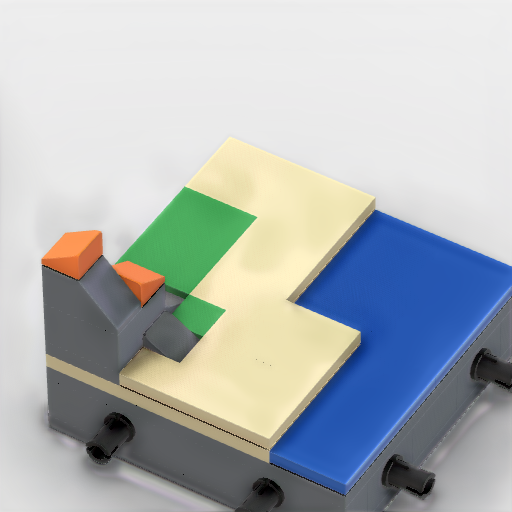
#> input picture data/neuralshade/nstest/expected.png, 512 x 512 px
$ python -i booklet_vision.py   (imports and definitions only)
#> lines starting #> are read from the running program, lines starting #| are printed output that depends on the picture; after the words box and inside, x2 and y2 are one past the last pixel; in counts of white or black regions, pixels touching at a corner belong together
### python/brickheadz/instruction_place.py
"""Instruction step-image -> 3D placement (research prototype).

The goal: reconstruct a model's per-piece grid poses from a LEGO instruction
booklet, for sets that have no MPD. Nothing here is trained; it is
analysis-by-synthesis (inverse rendering) plus discrete search, grounded in
orthographic axonometric projection.

Math
----
LEGO instructions are drawn with an orthographic (axonometric) camera. A world
point p (LDraw: x right, y down, z front) is viewed through a rotation

    R = Rx(pitch) @ Ry(yaw)

and projected to the image plane with a uniform scale s and offset o:

    u = s * (R p)_x + o_x
    v = s * (R p)_y + o_y          # screen v grows downward; up is -y
    depth = (R p)_z

A part is a set of part-space vertices; a placement is a 4x4 affine M, so world
vertices are M @ v. Its silhouette is the convex hull of the projected vertices
(a convex approximation that keeps this fast and is adequate for block parts).

Placement of a part is:  argmin_{pose}  cost(pose)
  cost = w_c * colourMismatch + w_s * (1 - silhouetteIoU)
         + collisionPenalty + supportPenalty
searched over grid poses (x, z, y from support, rot in {0,90,180,270}).

Status (measured on BrickHeadz 41600 Aquaman, OMR as ground truth)
-------------------------------------------------------------------
- camera + convex-hull renderer: working.
- calibration by silhouette IoU against the booklet step photo: best ~0.30 at
  (yaw 10, pitch 25). The renderer is sound; the STEP-IMAGE preprocessing
  (tight crop / background & outline removal / per-step camera fit) is not yet
  good enough for reliable placement. This is the next work item, not a
  reason to trust a from-images assembly yet.
"""
from __future__ import annotations

import math
import itertools
from dataclasses import dataclass

import numpy as np

# ---------------------------------------------------------------- camera -----


# [5 lines left out: function rotation, not called in this run]


@dataclass
class Camera:
    yaw: float = 30.0
    pitch: float = 25.0
    scale: float = 1.0
    ox: float = 0.0
    oy: float = 0.0
    screen_y: int = 1  # LDraw +y and image +v both point down; -1 reads legacy synthetic cameras.

    @property
    def r(self) -> np.ndarray:
        return rotation(self.yaw, self.pitch)

    # [110 lines left out: functions project, fit_camera, part_vertices, plane_hull, fill_polygon, render and 2 more, not called in this run]


def iou(a: np.ndarray, b: np.ndarray) -> float:
    return float((a & b).sum()) / max(1, int((a | b).sum()))


# [11 lines left out: function calibrate, not called in this run]


# ------------------------------------------- analysis-by-synthesis solver ----

BACKGROUND = (211, 236, 247)
BUILT_GREY = (150, 150, 150)


def world_points(lib, part: str, matrix: np.ndarray) -> np.ndarray:
    v = part_vertices(lib, part)
    return v @ matrix[:3, :3].T + matrix[:3, 3]


# [66 lines left out: functions _erode, components, render_pieces, colour_mask, not called in this run]


def _rotations24():
    rots = []
    for perm in itertools.permutations(range(3)):
        for signs in itertools.product((1, -1), repeat=3):
            M = np.zeros((3, 3))
            for i, (p, s) in enumerate(zip(perm, signs)):
                M[i, p] = s
            if round(float(np.linalg.det(M))) == 1 and not any(np.allclose(M, X) for X in rots):
                rots.append(M)
    return rots


# All 24 axis-aligned orientations of a cube (covers studs-up *and* SNOT).
CUBE_ROTATIONS = _rotations24()


# [152 lines left out: functions grid_matrix, cells_of, solve_xz, place_part, reconstruct_step, not called in this run]

### python/brickheadz/booklet_vision.py
"""Measured reconstruction of small, studs-up instruction sequences.

Uses real image stud centres, arrow tips, and LDraw polygon silhouettes. No
reference model or target poses are accepted by the inference API. This is a
limited plate/tile experiment, not an arbitrary instruction interpreter.
Install the optional ``vision`` extra to run it.
"""
from __future__ import annotations
from dataclasses import dataclass
from itertools import combinations
from functools import lru_cache
import math

import cv2
import numpy as np
from scipy.optimize import least_squares
from scipy.spatial.distance import cdist

from brickheadz.instruction_place import Camera, grid_matrix
from brickheadz.parts import info, body_aabb


@dataclass
class Observation:
    rgb: np.ndarray
    foreground: np.ndarray
    studs: np.ndarray  # x,y,major,minor
    arrows: np.ndarray  # receiving-stud positions
    arrow_directions: np.ndarray | None = None  # image unit vectors; NaN means unknown


def observe(rgb):
    rgb=np.asarray(rgb,np.uint8)
    bg=np.median(np.array([rgb[0,0],rgb[0,-1],rgb[-1,0],rgb[-1,-1]]),axis=0)
#> bg = [232.5, 232, 232]
    foreground=np.linalg.norm(rgb.astype(float)-bg,axis=2)>35
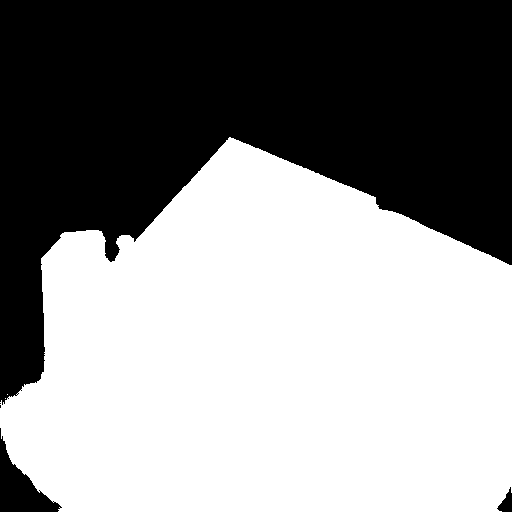
#> foreground: shape (512, 512) bool; 56% white; 5 black regions (2 under 20 px), largest, box (x1, y1, x2, y2) and area: (0, 0, 512, 405) 113044, (0, 428, 62, 512) 2035, (497, 487, 512, 512) 200
    if foreground.sum()<50:raise ValueError("No usable model drawing in the image")
    big=cv2.resize(rgb,None,fx=3,fy=3,interpolation=cv2.INTER_CUBIC)
    saturation=big.max(2).astype(np.int16)-big.min(2)
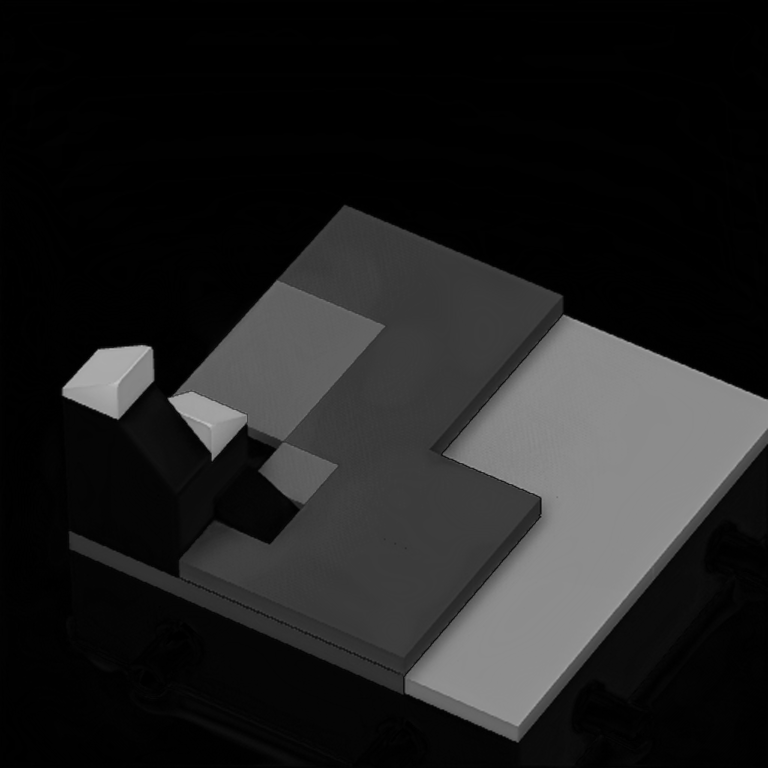
#> saturation: shape (1536, 1536) int16 (shown at 1/2 size); min 0, max 195, mean 32.2
    colour=((saturation>100)&(big.max(2)>140)).astype(np.uint8)*255
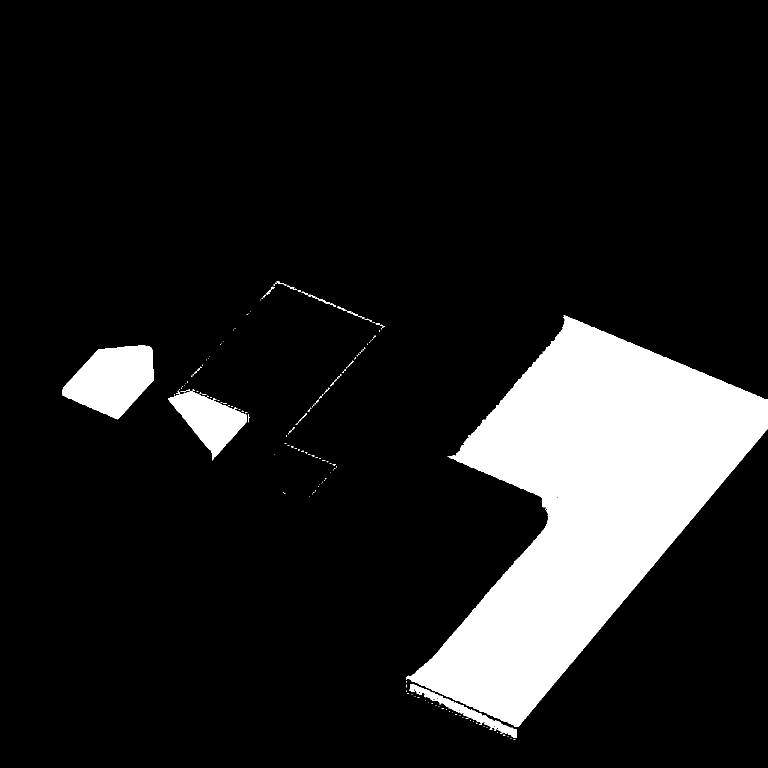
#> colour: shape (1536, 1536) (shown at 1/2 size); 12.6% white; 186 white regions (167 under 20 px), largest, box (x1, y1, x2, y2) and area: (812, 631, 1536, 1454) 265499, (125, 690, 307, 839) 17734, (337, 783, 494, 921) 10154
    edges=cv2.Canny(big,60,140)
#> edges: shape (1536, 1536); 0.99% white in thin lines or dots, all inside (x1, y1, x2, y2) = (124, 410, 1536, 1536)
    found=[]
    dark=(cv2.cvtColor(big,cv2.COLOR_RGB2GRAY)<100).astype(np.uint8)*255
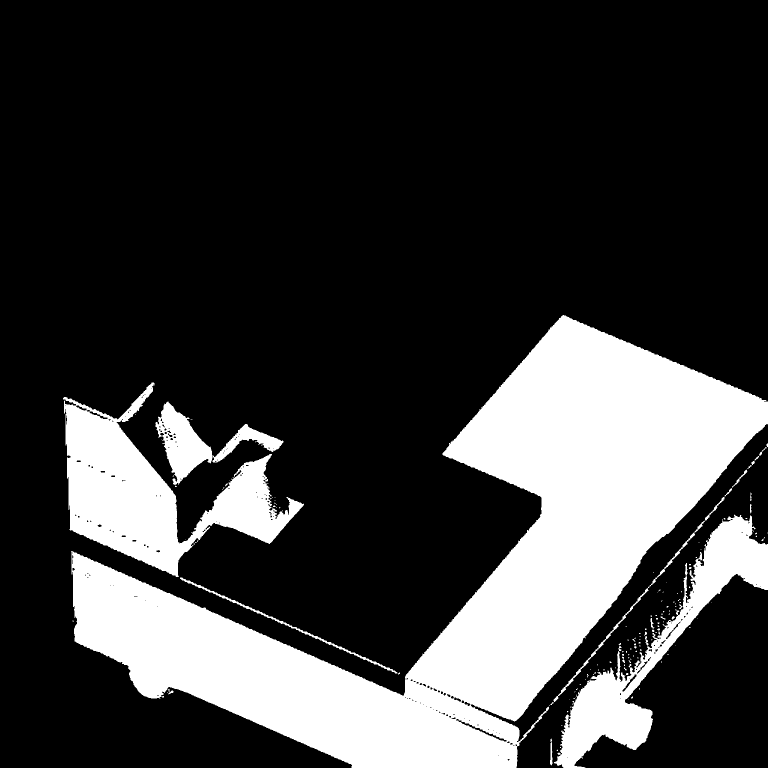
#> dark: shape (1536, 1536) (shown at 1/2 size); 23.3% white; 160 white regions (134 under 20 px), largest, box (x1, y1, x2, y2) and area: (142, 630, 1536, 1536) 419244, (126, 765, 608, 1154) 69351, (1108, 1029, 1536, 1536) 44277
    for mask in (colour,edges,dark):
        contours,_=cv2.findContours(mask,cv2.RETR_LIST,cv2.CHAIN_APPROX_NONE)
        for contour in contours:
            if len(contour)<15:continue
            (x,y),(a,b),angle=cv2.fitEllipse(contour)
            if min(a,b)<8 or max(a,b)>big.shape[1]*.2 or not .35<min(a,b)/max(a,b)<.68:continue
            t=np.deg2rad(angle)
            r=np.array([[np.cos(t),np.sin(t)],[-np.sin(t),np.cos(t)]])
            q=(contour[:,0,:]-[x,y])@r.T/[a/2,b/2]
            if np.mean(np.abs(np.linalg.norm(q,axis=1)-1))>.07:continue
            if cv2.contourArea(contour)<.7*np.pi*a*b/4:continue
            if any(np.hypot(x/3-s[0],y/3-s[1])<2 for s in found):continue
            found.append((x/3,y/3,max(a,b)/3,min(a,b)/3))
#> this loop made 3 passes
#> after the loop, found = []
    if found:
        median=np.median([s[2] for s in found])
        found=[s for s in found if .75*median<s[2]<1.3*median]
    # Green arrows are diagram marks, not new part pixels. Their pointed lower
    # endpoints identify receiving studs, even when the new part is exploded.
    green=(rgb[:,:,1]>rgb[:,:,0]*1.3)&(rgb[:,:,1]>rgb[:,:,2]*1.2)&(rgb[:,:,1]>70)
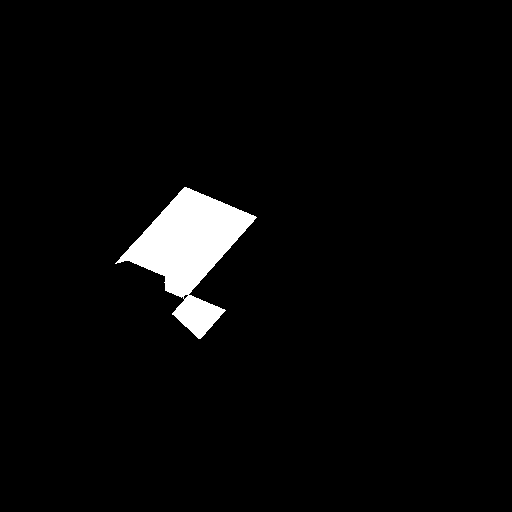
#> green: shape (512, 512) bool; 3.4% white; 1 white region, box (x1, y1, x2, y2) and area: (115, 187, 257, 339) 8813
    n,labels,stats,_=cv2.connectedComponentsWithStats(green.astype(np.uint8))
#> n = 2; stats = [[0, 0, 512, 512, 253331], [115, 187, 142, 152, 8813]]
    tips=[]
    for i in range(1,n):
        x,y,w,h,area=stats[i]
        if area<12 or h<2*w:continue
        yy,xx=np.where(labels==i)
        end=yy.max(); tips.append((float(np.median(xx[yy>=end-1])),float(end)))
#> this loop made 1 pass
#> after the loop, tips = []
    return Observation(rgb,foreground,np.array(found,float).reshape(-1,4),np.array(tips,float).reshape(-1,2))


# [35 lines left out: function lattice_camera, not called in this run]


def projected(cam,points):
    u,v,_=cam.project(np.asarray(points));return np.column_stack([u,v])


# [54 lines left out: functions stud_points, visible_studs, _mesh, silhouette, colour_mask, not called in this run]


def overlap(a,b):
    return float((a&b).sum())/max(1,int((a|b).sum()))


# [127 lines left out: functions align_camera, placements, solve_additions, not called in this run]


def split_panels(rgb):
    obs=observe(rgb)
    n,labels,stats,_=cv2.connectedComponentsWithStats(obs.foreground.astype(np.uint8))
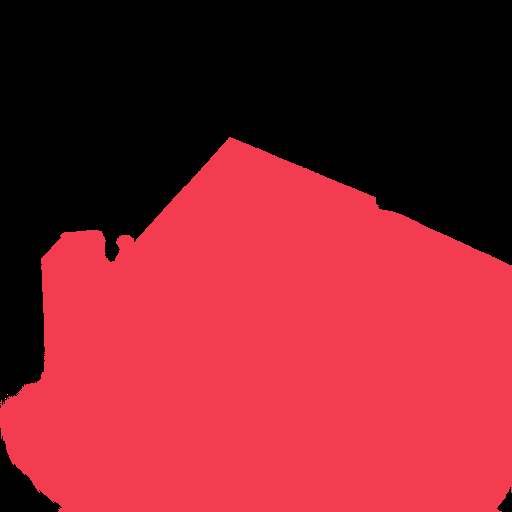
#> labels: shape (512, 512) int32; 4 distinct labels, from 0 to 3; one colour per label, 0 black
#> n = 4; stats = [[0, 0, 512, 512, 115283], [0, 137, 512, 375, 146859], [7, 394, 1, 1, 1], [5, 398, 1, 1, 1]]
    boxes=[tuple(s[:4]) for s in stats[1:] if s[4]>1000 and s[2]>40 and s[3]>40]
#> boxes = [(0, 137, 512, 375)]
    boxes.sort(key=lambda b:b[0])
    result=[]
    bg=np.median(np.array([rgb[0,0],rgb[0,-1],rgb[-1,0],rgb[-1,-1]]),axis=0)
#> bg = [232.5, 232, 232]
    for x,y,w,h in boxes:
        canvas=np.broadcast_to(bg,(h+12,w+12,3)).copy().astype(np.uint8)
        canvas[6:h+6,6:w+6]=rgb[y:y+h,x:x+w]
        result.append(canvas)
#> this loop made 1 pass
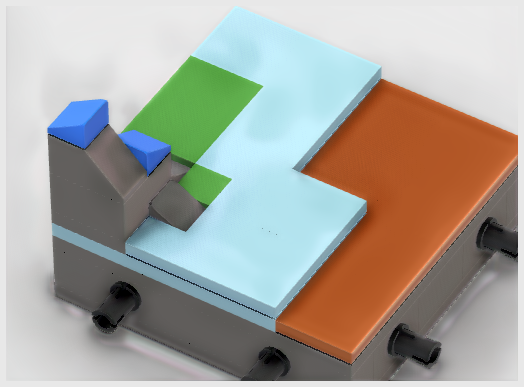
#> canvas: shape (387, 524, 3); mean of channels 0, 1, 2 157.7, 165.7, 167.8; drawn as B, G, R
#> after the loop, result = 1 item
    return result


# [110 lines left out: functions align_footprint_camera, reconstruct_sequence, reconstruct_panel_build, render_preview, not called in this run]

>>> import cv2
>>> picture = cv2.cvtColor(cv2.imread('../../data/neuralshade/nstest/expected.png'), cv2.COLOR_BGR2RGB)
>>> result = split_panels(picture)
#> result = 1 item
